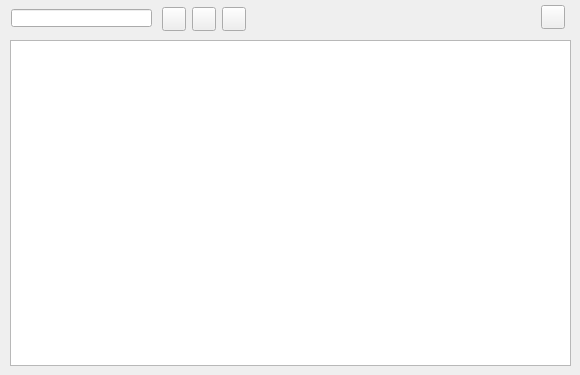
    <widget class="QWidget" name="tab_7">
     <attribute name="title">
      <string>Element</string>
     </attribute>
     <widget class="QTableView" name="tbl_element">
      <property name="geometry">
       <rect>
        <x>10</x>
        <y>40</y>
        <width>561</width>
        <height>326</height>
       </rect>
      </property>
      <property name="sortingEnabled">
       <bool>true</bool>
      </property>
     </widget>
     <widget class="QPushButton" name="btn_insert">
      <property name="geometry">
       <rect>
        <x>162</x>
        <y>7</y>
        <width>24</width>
        <height>24</height>
       </rect>
      </property>
      <property name="toolTip">
       <string>&lt;html&gt;&lt;head/&gt;&lt;body&gt;&lt;p&gt;Link element&lt;/p&gt;&lt;/body&gt;&lt;/html&gt;</string>
      </property>
      <property name="text">
       <string/>
      </property>
      <property name="icon">
       <iconset>
        <normaloff>../icons/111b.png</normaloff>../icons/111b.png</iconset>
      </property>
      <property name="iconSize">
       <size>
        <width>22</width>
        <height>22</height>
       </size>
      </property>
     </widget>
     <widget class="QPushButton" name="btn_delete">
      <property name="geometry">
       <rect>
        <x>192</x>
        <y>7</y>
        <width>24</width>
        <height>24</height>
       </rect>
      </property>
      <property name="toolTip">
       <string>&lt;html&gt;&lt;head/&gt;&lt;body&gt;&lt;p&gt;Unlink element&lt;/p&gt;&lt;/body&gt;&lt;/html&gt;</string>
      </property>
      <property name="text">
       <string/>
      </property>
      <property name="icon">
       <iconset>
        <normaloff>../icons/112b.png</normaloff>../icons/112b.png</iconset>
      </property>
      <property name="iconSize">
       <size>
        <width>22</width>
        <height>22</height>
       </size>
      </property>
     </widget>
     <widget class="QPushButton" name="open_element">
      <property name="geometry">
       <rect>
        <x>541</x>
        <y>5</y>
        <width>24</width>
        <height>24</height>
       </rect>
      </property>
      <property name="toolTip">
       <string>&lt;html&gt;&lt;head/&gt;&lt;body&gt;&lt;p&gt;Element data&lt;/p&gt;&lt;/body&gt;&lt;/html&gt;</string>
      </property>
      <property name="text">
       <string/>
      </property>
      <property name="icon">
       <iconset>
        <normaloff>../icons/134b.png</normaloff>../icons/134b.png</iconset>
      </property>
      <property name="iconSize">
       <size>
        <width>22</width>
        <height>22</height>
       </size>
      </property>
     </widget>
     <widget class="QLineEdit" name="element_id">
      <property name="geometry">
       <rect>
        <x>11</x>
        <y>9</y>
        <width>141</width>
        <height>18</height>
       </rect>
      </property>
     </widget>
     <widget class="QPushButton" name="new_element">
      <property name="geometry">
       <rect>
        <x>222</x>
        <y>7</y>
        <width>24</width>
        <height>24</height>
       </rect>
      </property>
      <property name="toolTip">
       <string>&lt;html&gt;&lt;head/&gt;&lt;body&gt;&lt;p&gt;New element&lt;/p&gt;&lt;/body&gt;&lt;/html&gt;</string>
      </property>
      <property name="text">
       <string/>
      </property>
      <property name="icon">
       <iconset>
        <normaloff>../icons/33b.png</normaloff>../icons/33b.png</iconset>
      </property>
      <property name="iconSize">
       <size>
        <width>22</width>
        <height>22</height>
       </size>
      </property>
     </widget>
    </widget>
